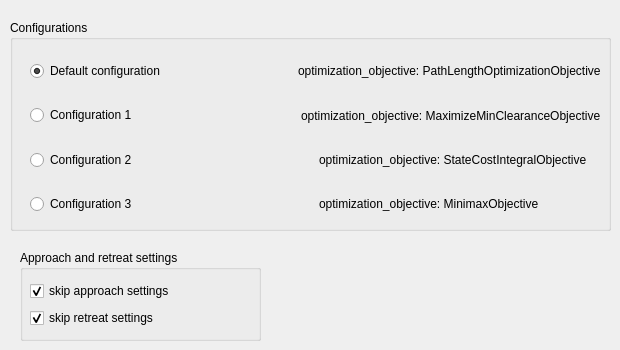
   <widget class="QWidget" name="tab_general">
    <attribute name="title">
     <string>General Settings</string>
    </attribute>
    <widget class="QGroupBox" name="groupBox">
     <property name="geometry">
      <rect>
       <x>10</x>
       <y>20</y>
       <width>601</width>
       <height>211</height>
      </rect>
     </property>
     <property name="title">
      <string>Configurations</string>
     </property>
     <widget class="QWidget" name="layoutWidget">
      <property name="geometry">
       <rect>
        <x>20</x>
        <y>32</y>
        <width>571</width>
        <height>171</height>
       </rect>
      </property>
      <layout class="QVBoxLayout" name="verticalLayout">
       <item>
        <layout class="QHBoxLayout" name="horizontalLayout">
         <item>
          <widget class="QRadioButton" name="radioButton_default">
           <property name="text">
            <string>Default configuration </string>
           </property>
           <property name="checked">
            <bool>true</bool>
           </property>
          </widget>
         </item>
         <item>
          <widget class="QLabel" name="label">
           <property name="text">
            <string>optimization_objective: PathLengthOptimizationObjective</string>
           </property>
          </widget>
         </item>
        </layout>
       </item>
       <item>
        <layout class="QHBoxLayout" name="horizontalLayout_2">
         <item>
          <widget class="QRadioButton" name="radioButton_1">
           <property name="text">
            <string>Configuration 1</string>
           </property>
          </widget>
         </item>
         <item>
          <widget class="QLabel" name="label_2">
           <property name="text">
            <string>optimization_objective: MaximizeMinClearanceObjective</string>
           </property>
          </widget>
         </item>
        </layout>
       </item>
       <item>
        <layout class="QHBoxLayout" name="horizontalLayout_3">
         <item>
          <widget class="QRadioButton" name="radioButton_2">
           <property name="text">
            <string>Configuration 2</string>
           </property>
          </widget>
         </item>
         <item>
          <widget class="QLabel" name="label_3">
           <property name="text">
            <string>optimization_objective: StateCostIntegralObjective</string>
           </property>
          </widget>
         </item>
        </layout>
       </item>
       <item>
        <layout class="QHBoxLayout" name="horizontalLayout_6">
         <item>
          <widget class="QRadioButton" name="radioButton_3">
           <property name="text">
            <string>Configuration 3</string>
           </property>
          </widget>
         </item>
         <item>
          <widget class="QLabel" name="label_4">
           <property name="text">
            <string>optimization_objective: MinimaxObjective</string>
           </property>
          </widget>
         </item>
        </layout>
       </item>
      </layout>
     </widget>
    </widget>
    <widget class="QGroupBox" name="groupBox_constraints_2">
     <property name="geometry">
      <rect>
       <x>20</x>
       <y>250</y>
       <width>241</width>
       <height>91</height>
      </rect>
     </property>
     <property name="title">
      <string>Approach and retreat settings</string>
     </property>
     <widget class="QWidget" name="layoutWidget_5">
      <property name="geometry">
       <rect>
        <x>10</x>
        <y>30</y>
        <width>171</width>
        <height>50</height>
       </rect>
      </property>
      <layout class="QVBoxLayout" name="verticalLayout_26">
       <item>
        <widget class="QCheckBox" name="checkBox_approach">
         <property name="text">
          <string>skip approach settings</string>
         </property>
         <property name="checked">
          <bool>true</bool>
         </property>
        </widget>
       </item>
       <item>
        <widget class="QCheckBox" name="checkBox_retreat">
         <property name="text">
          <string>skip retreat settings</string>
         </property>
         <property name="checked">
          <bool>true</bool>
         </property>
        </widget>
       </item>
      </layout>
     </widget>
    </widget>
   </widget>
